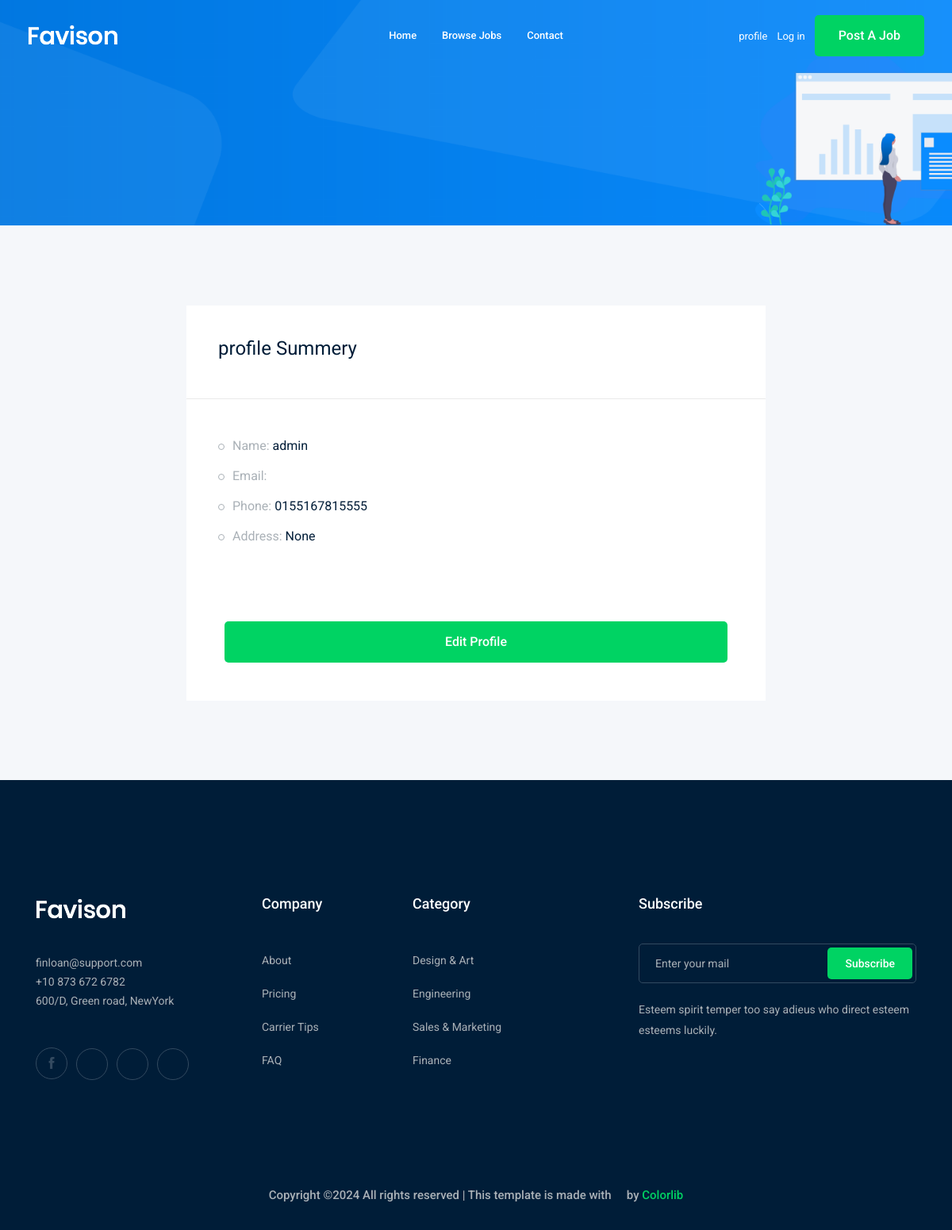
/accounts/profile/ (signed in), run on the app's committed database.
### accounts/models.py (models this page shows)
class Profile(models.Model):
    user=models.OneToOneField( User,on_delete=models.CASCADE)
    city=models.ForeignKey("city", related_name='user_city', on_delete=models.CASCADE,blank=True,null=True)
    phone_number= models.CharField(max_length=15)
    image=models.ImageField(upload_to='profile/')
    def __str__(self):
      return str (self.user)

### accounts/views.py (the view)
# urls.py: path('profile/', views.profile, name='profile'),
def profile(request):
  profile=Profile.objects.get(user=request.user)
  return render(request,'accounts/profile.html',{'profile':profile})

### accounts/templates/accounts/profile.html (shortened to what this page needs)
{% extends 'base.html' %}
{% load bootstrap4 %}
{% block body %}
    <div class="bradcam_area bradcam_bg_1">
        <div class="container">
            <div class="row">
                <div class="col-xl-12">
                </div>
            </div>
        </div>
    </div>
    <div class="job_details_area">
        <div class="container">
            <div class="row">
                <div class="col-lg-8 mx-auto">
                    <div class="job_sumary">
                        <div class="summery_header">
                            <h3>profile Summery</h3>
                        </div>
                        <div class="job_content">
                            <ul>
                                <li>Name: <span>{{profile}}</span></li>
                                <li>Email: </li>
                                <li>Phone: <span>{{profile.phone_number}}</span></li>
                                <li>Address: <span>{{profile.city}}</span></li>
                            </ul>
                        </div>
                        <div class="p-5">
                            <a   class="boxed-btn3 w-100" href="{% url 'accounts:profile_edit' %}">Edit Profile</a>
                        </div>
                    </div>
                </div>
            </div>
        </div>
    </div>
{% endblock body %}

### data on the page
Profile: user.username "admin", phone_number "0155167815555", city "None"
